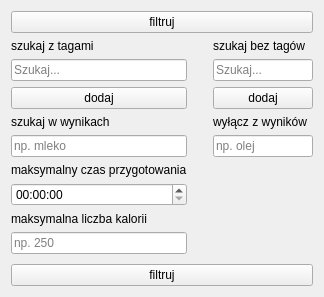
             <widget class="QWidget" name="scroll_filters_Contents">
              <property name="geometry">
               <rect>
                <x>0</x>
                <y>0</y>
                <width>312</width>
                <height>297</height>
               </rect>
              </property>
              <layout class="QVBoxLayout" name="verticalLayout_13">
               <item>
                <widget class="QPushButton" name="btn_run_filter_1">
                 <property name="text">
                  <string>filtruj</string>
                 </property>
                </widget>
               </item>
               <item>
                <layout class="QHBoxLayout" name="filters_colums_layout">
                 <item>
                  <layout class="QVBoxLayout" name="filters_layout_vert_include">
                   <item>
                    <widget class="QLabel" name="label_include_tag">
                     <property name="minimumSize">
                      <size>
                       <width>100</width>
                       <height>0</height>
                      </size>
                     </property>
                     <property name="maximumSize">
                      <size>
                       <width>300</width>
                       <height>16777215</height>
                      </size>
                     </property>
                     <property name="text">
                      <string>szukaj z tagami</string>
                     </property>
                    </widget>
                   </item>
                   <item>
                    <layout class="QVBoxLayout" name="included_tag_list"/>
                   </item>
                   <item>
                    <widget class="QLineEdit" name="include_tag_input">
                     <property name="placeholderText">
                      <string>Szukaj...</string>
                     </property>
                    </widget>
                   </item>
                   <item>
                    <widget class="QPushButton" name="btn_include_tag">
                     <property name="text">
                      <string>dodaj</string>
                     </property>
                    </widget>
                   </item>
                   <item>
                    <widget class="QLabel" name="label_search_in_results">
                     <property name="text">
                      <string>szukaj w wynikach</string>
                     </property>
                    </widget>
                   </item>
                   <item>
                    <widget class="QLineEdit" name="filter_search_input">
                     <property name="placeholderText">
                      <string>np. mleko</string>
                     </property>
                    </widget>
                   </item>
                   <item>
                    <widget class="QLabel" name="label_max_prep_time">
                     <property name="text">
                      <string>maksymalny czas przygotowania</string>
                     </property>
                    </widget>
                   </item>
                   <item>
                    <widget class="QTimeEdit" name="filter_max_time_input"/>
                   </item>
                   <item>
                    <widget class="QLabel" name="label_max_calories">
                     <property name="text">
                      <string>maksymalna liczba kalorii</string>
                     </property>
                    </widget>
                   </item>
                   <item>
                    <widget class="QLineEdit" name="filter_max_cals_input">
                     <property name="text">
                      <string/>
                     </property>
                     <property name="placeholderText">
                      <string>np. 250</string>
                     </property>
                    </widget>
                   </item>
                   <item>
                    <spacer name="verticalSpacer_2">
                     <property name="orientation">
                      <enum>Qt::Vertical</enum>
                     </property>
                     <property name="sizeHint" stdset="0">
                      <size>
                       <width>20</width>
                       <height>40</height>
                      </size>
                     </property>
                    </spacer>
                   </item>
                  </layout>
                 </item>
                 <item>
                  <spacer name="horizontalSpacer">
                   <property name="orientation">
                    <enum>Qt::Horizontal</enum>
                   </property>
                   <property name="sizeType">
                    <enum>QSizePolicy::Minimum</enum>
                   </property>
                   <property name="sizeHint" stdset="0">
                    <size>
                     <width>20</width>
                     <height>20</height>
                    </size>
                   </property>
                  </spacer>
                 </item>
                 <item>
                  <layout class="QVBoxLayout" name="filter_layout_vert_exclude">
                   <item>
                    <widget class="QLabel" name="label_exclude_tag">
                     <property name="minimumSize">
                      <size>
                       <width>100</width>
                       <height>0</height>
                      </size>
                     </property>
                     <property name="text">
                      <string>szukaj bez tagów</string>
                     </property>
                    </widget>
                   </item>
                   <item>
                    <layout class="QVBoxLayout" name="excluded_tag_list"/>
                   </item>
                   <item>
                    <widget class="QLineEdit" name="exclude_tag_input">
                     <property name="placeholderText">
                      <string>Szukaj...</string>
                     </property>
                    </widget>
                   </item>
                   <item>
                    <widget class="QPushButton" name="btn_exclude_tag">
                     <property name="text">
                      <string>dodaj</string>
                     </property>
                    </widget>
                   </item>
                   <item>
                    <widget class="QLabel" name="label_exclude_in_results">
                     <property name="text">
                      <string>wyłącz z wyników</string>
                     </property>
                    </widget>
                   </item>
                   <item>
                    <widget class="QLineEdit" name="filter_exclude_input">
                     <property name="placeholderText">
                      <string>np. olej</string>
                     </property>
                    </widget>
                   </item>
                   <item>
                    <spacer name="verticalSpacer_3">
                     <property name="orientation">
                      <enum>Qt::Vertical</enum>
                     </property>
                     <property name="sizeHint" stdset="0">
                      <size>
                       <width>20</width>
                       <height>40</height>
                      </size>
                     </property>
                    </spacer>
                   </item>
                  </layout>
                 </item>
                </layout>
               </item>
               <item>
                <widget class="QPushButton" name="btn_run_filter_2">
                 <property name="text">
                  <string>filtruj</string>
                 </property>
                </widget>
               </item>
              </layout>
             </widget>
